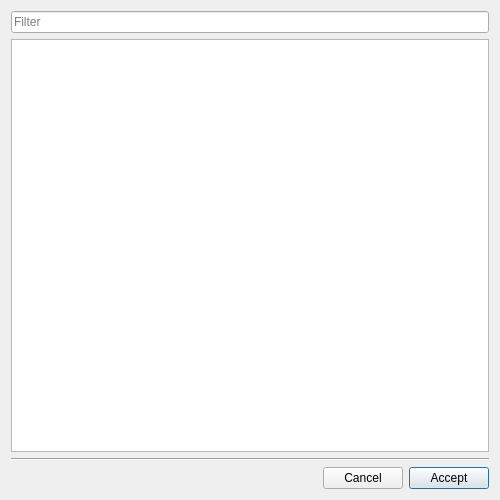
<?xml version="1.0" encoding="UTF-8"?>
<ui version="4.0">
 <class>DiaEntitiesList</class>
 <widget class="QDialog" name="DiaEntitiesList">
  <property name="windowModality">
   <enum>Qt::WindowModal</enum>
  </property>
  <property name="geometry">
   <rect>
    <x>0</x>
    <y>0</y>
    <width>500</width>
    <height>500</height>
   </rect>
  </property>
  <property name="windowTitle">
   <string>Dialog</string>
  </property>
  <property name="modal">
   <bool>true</bool>
  </property>
  <layout class="QVBoxLayout" name="verticalLayout">
   <item>
    <widget class="QLineEdit" name="le_filter">
     <property name="placeholderText">
      <string>Filter</string>
     </property>
     <property name="clearButtonEnabled">
      <bool>true</bool>
     </property>
    </widget>
   </item>
   <item>
    <widget class="QTableView" name="tv"/>
   </item>
   <item>
    <widget class="Line" name="line">
     <property name="orientation">
      <enum>Qt::Horizontal</enum>
     </property>
    </widget>
   </item>
   <item>
    <layout class="QHBoxLayout" name="horizontalLayout">
     <item>
      <spacer name="horizontalSpacer">
       <property name="orientation">
        <enum>Qt::Horizontal</enum>
       </property>
       <property name="sizeHint" stdset="0">
        <size>
         <width>40</width>
         <height>20</height>
        </size>
       </property>
      </spacer>
     </item>
     <item>
      <widget class="QPushButton" name="btn_cancel">
       <property name="text">
        <string>Cancel</string>
       </property>
       <property name="autoDefault">
        <bool>false</bool>
       </property>
      </widget>
     </item>
     <item>
      <widget class="QPushButton" name="btn_accept">
       <property name="text">
        <string>Accept</string>
       </property>
       <property name="autoDefault">
        <bool>false</bool>
       </property>
       <property name="default">
        <bool>true</bool>
       </property>
      </widget>
     </item>
    </layout>
   </item>
  </layout>
 </widget>
 <tabstops>
  <tabstop>tv</tabstop>
  <tabstop>le_filter</tabstop>
  <tabstop>btn_accept</tabstop>
  <tabstop>btn_cancel</tabstop>
 </tabstops>
 <resources/>
 <connections>
  <connection>
   <sender>btn_cancel</sender>
   <signal>clicked()</signal>
   <receiver>DiaEntitiesList</receiver>
   <slot>reject()</slot>
   <hints>
    <hint type="sourcelabel">
     <x>351</x>
     <y>484</y>
    </hint>
    <hint type="destinationlabel">
     <x>292</x>
     <y>478</y>
    </hint>
   </hints>
  </connection>
  <connection>
   <sender>btn_accept</sender>
   <signal>clicked()</signal>
   <receiver>DiaEntitiesList</receiver>
   <slot>accept()</slot>
   <hints>
    <hint type="sourcelabel">
     <x>446</x>
     <y>476</y>
    </hint>
    <hint type="destinationlabel">
     <x>206</x>
     <y>471</y>
    </hint>
   </hints>
  </connection>
 </connections>
</ui>
